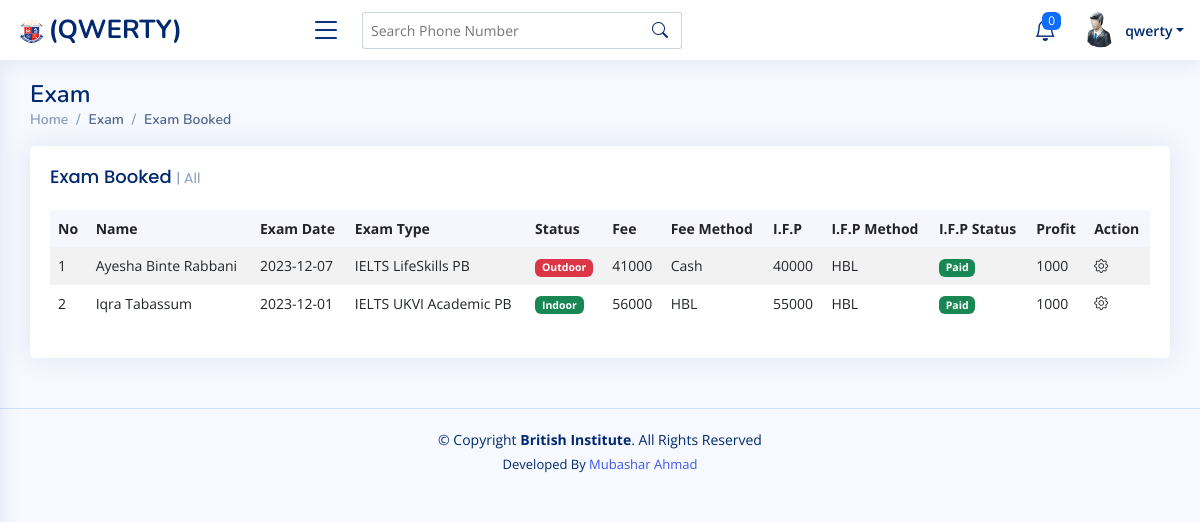
Screenshot of /record-exam.php (signed in) with the database file from the repository.
### tables this page shows
CREATE TABLE `bisa_exam_booked` (
  `eb_id` int(11) NOT NULL,
  `eb_fname` varchar(255) DEFAULT NULL,
  `eb_lname` varchar(255) DEFAULT NULL,
  `eb_dob` date DEFAULT NULL,
  `eb_city` varchar(255) DEFAULT NULL,
  `eb_email` varchar(255) DEFAULT NULL,
  `eb_edate` date DEFAULT NULL,
  `eb_phone` varchar(255) DEFAULT NULL,
  `eb_cnic` varchar(255) DEFAULT NULL,
  `eb_cnic_exp_date` date DEFAULT NULL,
  `eb_status` varchar(255) DEFAULT NULL,
  `eb_exam_name` varchar(255) DEFAULT NULL,
  `eb_fee` int(11) NOT NULL DEFAULT 0,
  `eb_fee_meth` varchar(255) DEFAULT NULL,
  `eb_st_pay` int(11) NOT NULL DEFAULT 0,
  `eb_date` date DEFAULT NULL,
  `eb_bi_fee` int(11) NOT NULL DEFAULT 0,
  `eb_bi_meth` varchar(255) DEFAULT NULL,
  `eb_bi_date` date DEFAULT NULL,
  `eb_profit` int(11) NOT NULL DEFAULT 0
);

### record-exam.php (the view, shortened to what this page needs)
<?php include "assets/includes/function.php"; ?>
<!DOCTYPE html>
<html lang="en">
<head>
    <link href="assets/vendor/bootstrap/css/bootstrap.css" rel="stylesheet">
    <link href="assets/vendor/bootstrap-icons/bootstrap-icons.css" rel="stylesheet">
    <link href="assets/vendor/boxicons/css/boxicons.min.css" rel="stylesheet">
    <link href="assets/vendor/quill/quill.snow.css" rel="stylesheet">
    <link href="assets/vendor/quill/quill.bubble.css" rel="stylesheet">
    <link href="assets/vendor/remixicon/remixicon.css" rel="stylesheet">
    <link href="assets/vendor/simple-datatables/style.css" rel="stylesheet">
    <link href="assets/css/style.css" rel="stylesheet">
</head>
<body class="toggle-sidebar">
    <?php
    if (isset($_SESSION['name'])) {
    ?>
        <?php include "assets/includes/header.php"; ?>
        <main id="main" class="main">
            <section class="section dashboard">
                <div class="row">
                    <div class="col-lg-12">
                        <div class="row">
                            <div class="col-12">
                                <div class="card recent-sales overflow-auto">
                                    <div class="card-body">
                                        <h5 class="card-title">Exam Booked <span>| All</span></h5>
                                        <?php
                                        $data = display_order_2("bisa_exam_booked", "eb_date", "eb_id");
                                        if ($data) {
                                        ?>
                                            <div class="table-responsive align-middle">
                                                <table class="table table-borderless table-striped table-hover datatable">
                                                    <thead>
                                                        <tr>
                                                            <th scope="col">No</th>
                                                            <th scope="col">Name</th>
                                                            <th scope="col">Exam Date</th>
                                                            <th scope="col">Exam Type</th>
                                                            <th scope="col">Status</th>
                                                            <th scope="col">Fee</th>
                                                            <th scope="col">Fee Method</th>
                                                            <th scope="col">I.F.P</th>
                                                            <th scope="col">I.F.P Method</th>
                                                            <th scope="col">I.F.P Status</th>
                                                            <th scope="col">Profit</th>
                                                            <th scope="col">Action</th>
                                                        </tr>
                                                    </thead>
                                                    <tbody>
                                                        <?php
                                                        $count = 1;
                                                        foreach ($data as $user) {
                                                        ?>
                                                            <tr class="<?php echo $user['eb_id']; ?>">
                                                                <td><?php echo $count;
                                                                    $count++; ?></td>
                                                                <td><?php echo $user['eb_fname'] . " " . $user['eb_lname']; ?></td>
                                                                <td><?php echo $user['eb_date']; ?></td>
                                                                <td><?php echo $user['eb_exam_name']; ?></td>
                                                                <td><?php if ($user['eb_status'] == "Indoor") { ?><span class="badge bg-success">Indoor</span><?php } else if ($user['eb_status'] == "Outdoor") { ?><span class="badge bg-danger">Outdoor</span><?php } ?></td>
                                                                <td><?php echo $user['eb_fee']; ?></td>
                                                                <td><?php echo $user['eb_fee_meth']; ?></td>
                                                                <td><?php if ($user['eb_fee_meth'] == 'Self-paid') { ?><i class="bi bi-three-dots"></i><?php } else {
                                                                    if($user['eb_bi_fee']==NULL || $user['eb_bi_fee']==0){ ?><i class="bi bi-three-dots"></i><?php }else{ echo $user['eb_bi_fee']; }
                                                                                                                                                } ?></td>
                                                                <td><?php if ($user['eb_fee_meth'] == 'Self-paid') { ?><i class="bi bi-three-dots"></i><?php } else {
                                                                    if($user['eb_bi_meth']==NULL){ ?><i class="bi bi-three-dots"></i><?php }else{ echo $user['eb_bi_meth']; }
                                                                                                                                                } ?></td>
                                                                <td><?php if ($user['eb_fee_meth'] == 'Self-paid') { ?><i class="bi bi-three-dots"></i><?php } else {
                                                                    if($user['eb_bi_fee']==NULL || $user['eb_bi_fee']==0){ ?><span class="badge bg-danger">Not Paid</span><?php }else{ ?><span class="badge bg-success">Paid</span><?php }
                                                                                                                                                } ?></td>
                                                                <td><?php if ($user['eb_fee_meth'] == 'Self-paid') { ?><i class="bi bi-three-dots"></i><?php } else {
                                                                    if($user['eb_bi_fee']==NULL || $user['eb_bi_fee']==0){ ?><i class="bi bi-three-dots"></i><?php }else{ echo $user['eb_profit']; }
                                                                                                                                                } ?></td>
                                                                <td>
                                                                    <a class="nav-link nav-profile d-flex align-items-center pe-0" href="#" data-bs-toggle="dropdown">
                                                                        <i class="bi bi-gear"></i>
                                                                    </a>
                                                                </td>
                                                            </tr>
                                                        <?php
                                                        }
                                                        ?>
                                                    </tbody>
                                                </table>
                                            </div>
                                        <?php
                                        }
                                        ?>
                                    </div>
                                </div>
                            </div>
                        </div>
                    </div>
                </div>
            </section>
        </main>
        <?php include "assets/includes/footer.php"; ?>
    <?php
    }
    ?>
</body>
</html>

### assets/css/style.css (style rules this page uses)
:root { scroll-behavior: smooth; }
body { font-family: "Open Sans", sans-serif; background: #f6f9ff; color: #444444; }
a { color: #4154f1; text-decoration: none; }
h1, h2, h3, h4, h5, h6 { font-family: "Nunito", sans-serif; }
#main { margin-top: 60px; padding: 20px 30px; transition: all 0.3s; }
.card { margin-bottom: 30px; border: none; border-radius: 5px; box-shadow: 0px 0 30px rgba(1, 41, 112, 0.1); }
.card-title { padding: 20px 0 15px 0; font-size: 18px; font-weight: 500; color: #012970; font-family: "Poppins", sans-serif; }
.card-title span { color: #899bbd; font-size: 14px; font-weight: 400; }
.card-body { padding: 0 20px 20px 20px; }
@media (min-width: 1200px) { #main, #footer { margin-left: 300px; } }
@media (min-width: 1200px) { .toggle-sidebar #main, .toggle-sidebar #footer { margin-left: 0; } }
.dashboard .recent-sales { font-size: 14px; }
.dashboard .recent-sales .table thead { background: #f6f6fe; }
.dashboard .recent-sales .table thead th { border: 0; }

### rows the page displays
bisa_exam_booked: eb_fname "Ayesha Binte", eb_lname "Rabbani", eb_date "2023-12-07", eb_exam_name "IELTS LifeSkills PB", eb_status "Outdoor", eb_fee "41000", eb_fee_meth "Cash", eb_bi_fee "40000", eb_bi_meth "HBL", shows "Paid", eb_profit "1000"
bisa_exam_booked: eb_fname "Iqra", eb_lname "Tabassum", eb_date "2023-12-01", eb_exam_name "IELTS UKVI Academic PB", eb_status "Indoor", eb_fee "56000", eb_fee_meth "HBL", eb_bi_fee "55000", eb_bi_meth "HBL", shows "Paid", eb_profit "1000"

### other values shown
$_SESSION['srname'] "QWERTY"
$num "0"
$_SESSION['name'] "qwerty"
$B1 "Exam"
$B2 "Exam Booked"
